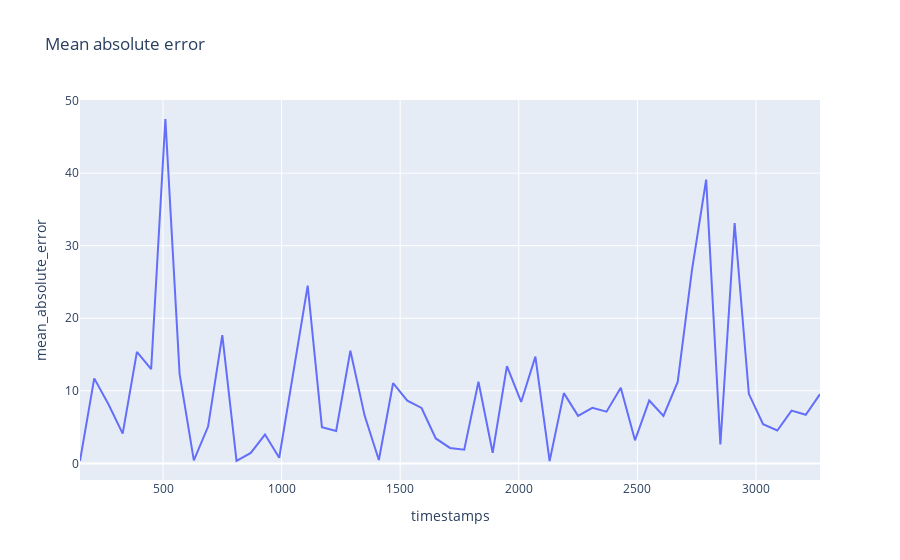

The code cell stored with this chart in its notebook:
### Code cell
fig = px.line(mean_error, x="timestamps", y="mean_absolute_error", title='Mean absolute error')
fig.show()

### Figure 1 — Plotly figure (JSON) as saved in the notebook; plotly's stock layout.template omitted (floating-point values rounded to 4 significant figures)
{"data": [{"hovertemplate": "timestamps=%{x}<br>mean_absolute_error=%{y}<extra></extra>", "legendgroup": "", "line": {"color": "#636efa", "dash": "solid"}, "marker": {"symbol": "circle"}, "mode": "lines", "name": "", "orientation": "v", "showlegend": false, "type": "scatter", "x": [150, 210, 270, 330, 390, 450, 510, 570, 630, 690, 750, 810, 870, 930, 990, 1050, 1110, 1170, 1230, 1290, 1350, 1410, 1470, 1530, 1590, 1650, 1710, 1770, 1830, 1890, 1950, 2010, 2070, 2130, 2190, 2250, 2310, 2370, 2430, 2490, 2550, 2610, 2670, 2730, 2790, 2850, 2910, 2970, 3030, 3090, 3150, 3210, 3270], "xaxis": "x", "y": [0.3365, 11.72, 8.145, 4.097, 15.36, 12.97, 47.46, 12.3, 0.4086, 5.072, 17.68, 0.3533, 1.448, 3.968, 0.7799, 12.64, 24.49, 4.999, 4.471, 15.52, 6.585, 0.4613, 11.04, 8.635, 7.635, 3.435, 2.127, 1.882, 11.25, 1.466, 13.41, 8.461, 14.71, 0.3277, 9.68, 6.553, 7.653, 7.12, 10.41, 3.18, 8.665, 6.53, 11.23, 26.59, 39.1, 2.597, 33.13, 9.581, 5.403, 4.532, 7.267, 6.692, 9.542], "yaxis": "y"}], "layout": {"legend": {"tracegroupgap": 0}, "title": {"text": "Mean absolute error"}, "xaxis": {"anchor": "y", "domain": [0, 1], "title": {"text": "timestamps"}}, "yaxis": {"anchor": "x", "domain": [0, 1], "title": {"text": "mean_absolute_error"}}}}
